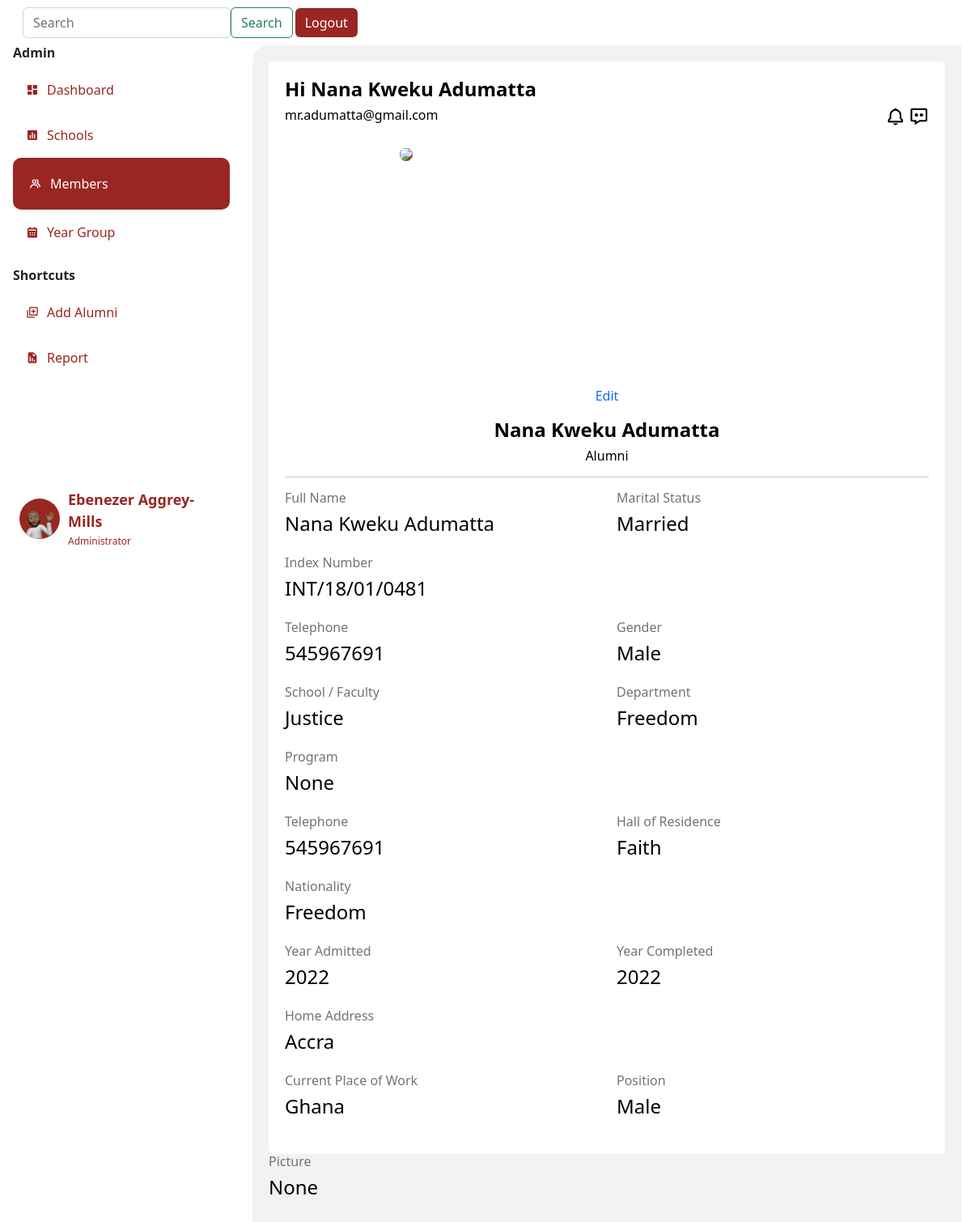
/list/2 (signed in), run on the app's committed database.
### app.py (models this page shows)
class Person(db.Model, UserMixin):
    id= db.Column(db.Integer, primary_key=True)
    name= db.Column(db.String(200), nullable=True)
    yearCompleted= db.Column(db.String(200), nullable=True)
    nationality= db.Column(db.String(200), nullable=True)
    contact= db.Column(db.Integer(), nullable=True)
    email= db.Column(db.String(200), nullable=True)
    faculty= db.Column(db.String(200), nullable=True)
    hallofresidence= db.Column(db.String(200), nullable=True)
    password= db.Column(db.String(20))
    email= db.Column(db.String(20), nullable=True)
    phone= db.Column(db.String(10), nullable=True )
    def __repr__(self):
        return f"Person('{self.id}', {self.name}', {self.yearCompleted})"

class User(db.Model,UserMixin):
    id= db.Column(db.Integer, primary_key=True)
    fullname= db.Column(db.String()  )
    indexnumber= db.Column(db.Integer())
    gender= db.Column(db.String()    )
    school= db.Column(db.String()    )
    department= db.Column(db.String()    )
    program= db.Column(db.String()   )
    completed= db.Column(db.Integer()     )
    admitted= db.Column(db.Integer()  )
    email= db.Column(db.String()     )
    telephone= db.Column(db.Integer()     )
    hall= db.Column(db.String()  )
    nationality= db.Column(db.String()   )
    address= db.Column(db.String()   )
    work= db.Column(db.String()  )
    guardian= db.Column(db.String()  )
    kin= db.Column(db.String()   )
    relationship= db.Column(db.String()  )
    marital= db.Column(db.String()   )
    health= db.Column(db.String()    )
    extra= db.Column(db.String()     )
    image_file = db.Column(db.String(20))

### app.py (the view)
@app.route('/list/<int:userid>', methods=['GET', 'POST'])
@login_required
def list(userid):
    print("Fetching one")
    profile=User.query.get_or_404(userid)
    print(current_user)
    return render_template("profileid.html",current_user=current_user, profile=profile, title="list")

### forms.py
class Search(FlaskForm):
    searched = StringField('Searched', validators=[DataRequired()])
    submit = SubmitField('Search')

### app.py (called while the page is built)
@login_manager.user_loader
def load_user(user_id):
    return Person.query.get(int(user_id))

@app.context_processor
def base():
    form=Search()
    return dict(form=form)

### templates/profileid.html
{% extends 'layout.html' %}
{% block body %}
<div class="col-md" style=" background: #fff; border-radius: 5px; padding: 20px;">
    <div class="top">
      <h4><b>Hi {{profile.fullname}}</b> </h4>
    </div>
    <div class="down" style=" display: flex; grid-gap: 2px; justify-content: space-between;">
      <h6 style="color: black;">{{profile.email}}</h6>
      <div class="icons" style="color: black;">
          <i class='bx bx-bell bx-sm icon' ></i>
          <i class='bx bx-message-dots bx-sm icon' ></i>
      </div>
    </div>
    <div class="info" style="margin-top: 2vh; text-align: center;">
      <div class="info-pic">
        {% if profile.image_file %}
          {{profile.image_file}}
          {% else %}
          <img src="https://www.pngitem.com/pimgs/m/30-307416_profile-icon-png-image-free-download-searchpng-employee.png" style="  width: 20%; background: #992621; border-radius: 70%;" >
        {% endif %}
      </div>
      <a href="/update/{{profile.id}}" style="text-decoration: none;">Edit </i></a>
      <div class="info-details" style=" margin-top: 2vh;">
        <h4><b> {{profile.fullname}}</b></h4>
        <h6 style="color: black;">Alumni </h6>
      </div>
    </div>
      <hr>
    <div class="info-more">
      <div class="row">
          <div class="col">
            <h6 class="text-muted">Full Name </h6>
            <h4 style="color: black; margin-bottom: 0;">{{profile.fullname}}</h4>
          </div>
          <div class="col">
            <h6 class="text-muted">Marital Status </h6>
            <h4 style="color: black; margin-bottom: 0;">{{profile.marital}}</h4>
          </div>
      </div>
    </div>
    <div class="info-more">
      <div class="row">
          <div class="col">
            <h6 class="text-muted">Index Number </h6>
            <h4 style="color: black; margin-bottom: 0;">{{profile.indexnumber}}</h4>
          </div>
      </div>
    </div>
    <div class="info-more">
        <div class="row">
            <div class="col">
              <h6 class="text-muted">Telephone </h6>
              <h4 style="color: black; margin-bottom: 0;">{{profile.telephone}}</h4>
            </div>
            <div class="col">
                <h6 class="text-muted">Gender </h6>
                <h4 style="color: black; margin-bottom: 0;">{{profile.gender}}</h4>
              </div>
        </div>
      </div>
    <div class="info-more">
      <div class="row">
          <div class="col">
            <h6 class="text-muted">School / Faculty </h6>
            <h4 style="color: black; margin-bottom: 0;">{{profile.school}}</h4>
          </div>
          <div class="col">
            <h6 class="text-muted">Department </h6>
            <h4 style="color: black; margin-bottom: 0;">{{profile.department}}</h4>
          </div>
      </div>
    </div>
    <div class="info-more">
        <div class="row">
            <div class="col">
              <h6 class="text-muted">Program</h6>
              <h4 style="color: black; margin-bottom: 0;">{{profile.program}}</h4>
            </div>
        </div>
      </div>
    <div class="info-more">
      <div class="row">
          <div class="col">
            <h6 class="text-muted">Telephone </h6>
            <h4 style="color: black; margin-bottom: 0;">{{profile.telephone}}</h4>
          </div>
          <div class="col">
            <h6 class="text-muted">Hall of Residence </h6>
            <h4 style="color: black; margin-bottom: 0;">{{profile.hall}}</h4>
          </div>
      </div>
    </div>
    <div class="info-more">
      <div class="row">
          <div class="col">
            <h6 class="text-muted">Nationality </h6>
            <h4 style="color: black; margin-bottom: 0;">{{profile.nationality}}</h4>
          </div>
      </div>
    </div>
    <div class="info-more">
        <div class="row">
            <div class="col">
              <h6 class="text-muted">Year Admitted </h6>
              <h4 style="color: black; margin-bottom: 0;">{{profile.admitted}}</h4>
            </div>
            <div class="col">
                <h6 class="text-muted">Year Completed </h6>
                <h4 style="color: black; margin-bottom: 0;">{{profile.completed}}</h4>
              </div>
        </div>
      </div>
    <div class="info-more">
      <div class="row">
          <div class="col">
            <h6 class="text-muted">Home Address </h6>
            <h4 style="color: black; margin-bottom: 0;">{{profile.address}}</h4>
          </div>
      </div>
    </div>
    <div class="info-more">
      <div class="row">
          <div class="col">
            <h6 class="text-muted">Current Place of Work </h6>
            <h4 style="color: black; margin-bottom: 0;">{{profile.work}}</h4>
          </div>
          <div class="col">
            <h6 class="text-muted">Position </h6>
            <h4 style="color: black; margin-bottom: 0;">{{profile.guardian}}</h4>
          </div>
      </div>
      </div>
    </div>
    <div class="info-more">
      <div class="row">
          <div class="col">
            <h6 class="text-muted">Picture </h6>
            <h4 style="color: black; margin-bottom: 0;">{{profile.image_file}}</h4>
          </div>
      </div>
    </div>
</div>
{% endblock body %}

### templates/layout.html (shortened to what this page needs)
<!doctype html>
<html lang="en">
  <head>
    <link rel="stylesheet" type="text/css" href="{{ url_for('static', filename='css/newstyle.css')}}">
    <link href="https://unpkg.com/aos@2.3.1/dist/aos.css" rel="stylesheet">
    <link href='https://unpkg.com/boxicons@2.1.2/css/boxicons.min.css' rel='stylesheet'>
    <link href="https://cdn.jsdelivr.net/npm/bootstrap@5.2.1/dist/css/bootstrap.min.css" rel="stylesheet">
  </head>
  <body>
      <nav class="navbar navbar-expand-lg sticky-top" style="background: #fff; ">
        <div class="container-fluid">
          <div class="collapse navbar-collapse me-2" id="navbarSupportedContent" style="width: 100%;">
            <form class="d-flex " role="search" method='POST' action='{{url_for('search')}}' >
              <input class="form-control " type="search" name='searched' placeholder="Search" aria-label="Search">
              <button class="btn btn-outline-success" type="submit">Search</button>
                </form>
            <button class="btn" style="color: #fff; background: #992621; border: none; margin-left: 3px;" type="logout">
              <a href="{{url_for('logout')}}" style="text-decoration: none; color: #fff;">Logout</a>
            </button>
          </div>
        </div>
      </nav>
      <div class="container-fluid" >
        <div class="row" >
            <div class="col-3 px-1 position-fixed" id="sticky-sidebar">
              <div class="container" >
                  <div class="side-menu">
                    <h6 class="divider"><b>Admin </b></h6>
                    {% if title == 'dashboard' %}
                    <div class="side-nav-button-active">
                      <i class='bx bxs-dashboard icon'></i>
                      <a href="/dashboard" class="side-nav-button-text">Dashboard</a>
                    </div>
                    {% else %}
                    <div class="side-nav-button">
                      <i class='bx bxs-dashboard icon'></i>
                      <a href="/dashboard" class="side-nav-button-text">Dashboard</a>
                    </div>
                    {% endif %}
                    {% if title == "newschools" %}
                    <div class="side-nav-button-active">
                      <i class='bx bxs-bar-chart-square icon'></i>
                      <a href="/newschools" class="side-nav-button-text">Schools</a>
                    </div>
                    {% else %}
                    <div class="side-nav-button">
                      <i class='bx bxs-bar-chart-square icon'></i>
                      <a href="/newschools" class="side-nav-button-text">Schools</a>
                    </div>
                    {% endif %}
                    {% if title == "list" %}
                    <div class="side-nav-button-active">
                      <i class='bx bx-group icon' ></i>
                      <a href="/list" class="side-nav-button-text">Members</a>
                    </div>
                    {% else %}
                    <div class="side-nav-button">
                      <i class='bx bx-group icon' ></i>
                      <a href="/list" class="side-nav-button-text">Members</a>
                    </div>
                    {% endif %}
                    {% if title == "year" %}
                    <div class="side-nav-button-active">
                      <i class='bx bxs-calendar icon' ></i>
                      <a href="/year" class="side-nav-button-text">Year Group</a>
                    </div>
                    {% else %}
                    <div class="side-nav-button">
                      <i class='bx bxs-calendar icon' ></i>
                      <a href="/year" class="side-nav-button-text">Year Group</a>
                    </div>
                    {% endif %}
                  </div>
                  <div class="side-menu">
                    <h6 class="divider" style="margin-top: 2vh;"><b>Shortcuts</b> </h6>
                    {% if title == "addalumni" %}
                      <div class="side-nav-button-active">
                        <i class='bx bx-add-to-queue icon' ></i>
                        <a href="/addalumni" class="side-nav-button-text">Add Alumni</a>
                      </div>
                      {% else %}
                      <div class="side-nav-button">
                        <i class='bx bx-add-to-queue icon' ></i>
                        <a href="/addalumni" class="side-nav-button-text">Add Alumni</a>
                      </div>
                    {% endif %}
                    {% if title == "newreport" %}
                    <div class="side-nav-button-active">
                      <i class='bx bxs-report icon' ></i>
                      <a href="/newreport" class="side-nav-button-text">Report</a>
                    </div>
                    {% else %}
                    <div class="side-nav-button">
                      <i class='bx bxs-report icon' ></i>
                      <a href="/newreport" class="side-nav-button-text">Report</a>
                    </div>
                    {% endif %}
                  </div>
                  <div class="profile-details" style=" bottom: 0; padding-top: 50%;">
                    <div class="elipse" style="background: #992621; border-radius: 50%;">
                      <img src="static/img/memoji.png" alt="" width="100%" >
                    </div>
                    <div class="profile-info" style="padding-left: 10px;">
                      <div class="profile-name"><b>{{current_user.name}}</b> </div>
                      <div class="title">Administrator</div>
                    </div>
                  </div>
        </div>
            </div>
            <div class="col offset-3" id="main">
              <div class="container" style="background-color: #f2f2f2; padding: 20px; border-radius: 20px 0 0 0;">
              {% block body %}
              {% endblock%}
              </div>
            </div>
        </div>
</body>
</html>

### static/css/newstyle.css (style rules this page uses)
body { background: #f2f2f2; }
.side-nav-button { padding: 16px; background-color: #fff; border-radius: 10px; color: #992621; display: flex; align-items: center; }
h4 { color: black; }
.side-nav-button-text { margin: 0; padding-left: 10px; }
.side-nav-button-active { padding: 20px; background-color: #992621; border-radius: 10px; color: #fff; display: flex; align-items: center; }
.side-nav-button a { text-decoration: none; color: #992621; }
.side-nav-button-active a { text-decoration: none; color: #fff; }
.profile-details { border-radius: 10px; padding: 8px; display: flex; align-items: center; }
.elipse img { width: 50px; height: 50px; border-radius: 50%; }
.profile-name { color: #992621; font-size: 18px; font-weight: 500; margin-bottom: 2px; }
.title { font-size: 12px; color: #992621; font-weight: 400; }
.info-more { margin-bottom: 3vh; }
.info-pic { border-radius: 50%; width: 300px; height: 300px; text-align: center; }

### data on the page
Person: name "Ebenezer Aggrey-Mills"
User: fullname "Nana Kweku Adumatta", email "mr.adumatta@gmail.com", marital "Married", indexnumber "INT/18/01/0481", telephone "545967691", gender "Male", school "Justice", department "Freedom", program "None", hall "Faith", nationality "Freedom", admitted "2022", completed "2022", address "Accra", work "Ghana", guardian "Male", image_file "None"
